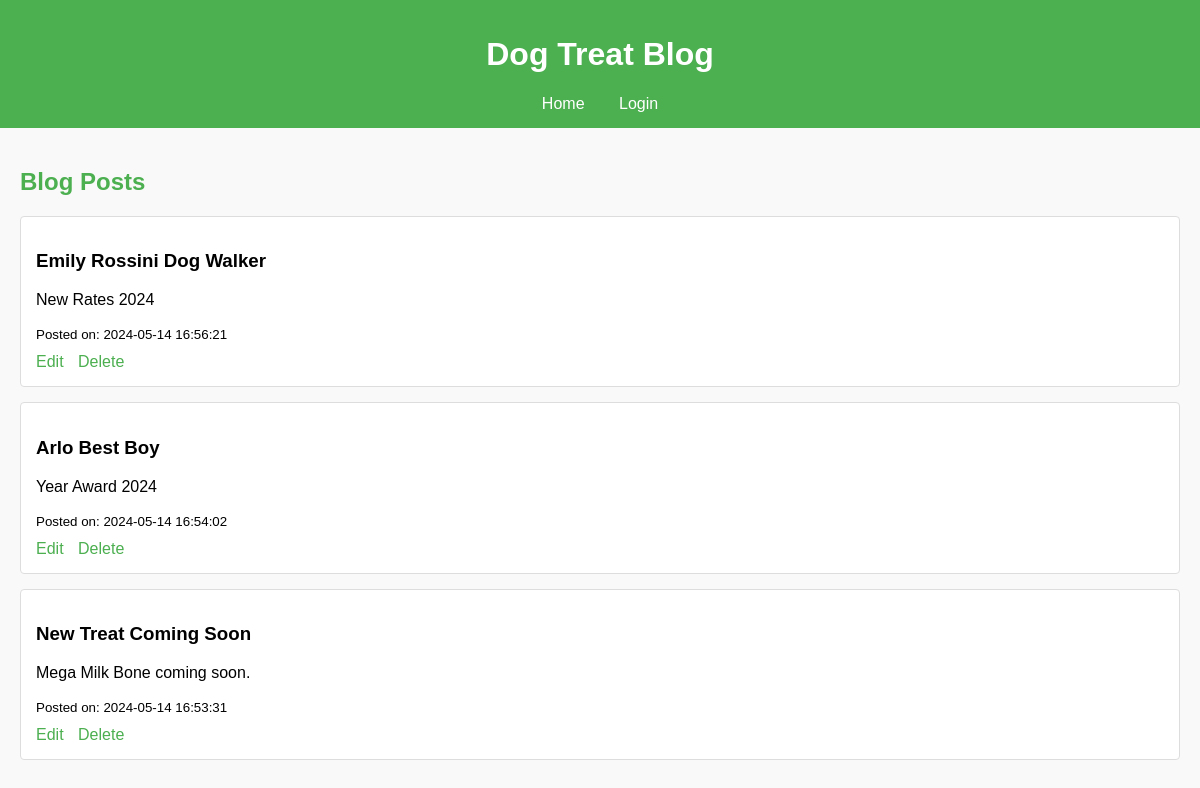
The page / on the database its author committed.
### tables this page shows
CREATE TABLE posts (
            id INTEGER PRIMARY KEY AUTOINCREMENT,
            title TEXT NOT NULL,
            content TEXT NOT NULL,
            created_at TEXT NOT NULL
        );

### app.py (the view)
@app.route('/')
def index():
    app.logger.debug("Index route called")
    conn = sqlite3.connect('blog.db')
    c = conn.cursor()
    c.execute('SELECT * FROM posts ORDER BY created_at DESC')
    posts = c.fetchall()
    conn.close()
    app.logger.debug(f"Fetched posts: {posts}")
    return render_template('index.html', posts=posts)

### templates/index.html
{% extends "base.html" %}
{% block content %}
    <h2>Blog Posts</h2>
    {% for post in posts %}
        <div class="post">
            <h3>{{ post[1] }}</h3>
            <p>{{ post[2] }}</p>
            <small>Posted on: {{ post[3] }}</small>
            <div class="actions">
                <a href="{{ url_for('edit_post', post_id=post[0]) }}">Edit</a>
                <a href="{{ url_for('delete_post', post_id=post[0]) }}">Delete</a>
            </div>
        </div>
    {% endfor %}
{% endblock %}

### templates/base.html (shortened to what this page needs)
<!DOCTYPE html>
<html lang="en">
<head>
    <link rel="stylesheet" href="{{ url_for('static', filename='style.css') }}">
</head>
<body>
    <header>
        <h1>Dog Treat Blog</h1>
        <nav>
            <a href="{{ url_for('index') }}">Home</a>
            {% if 'logged_in' in session %}
                <a href="{{ url_for('new_post') }}">New Post</a>
                <a href="{{ url_for('logout') }}">Logout</a>
            {% else %}
                <a href="{{ url_for('login') }}">Login</a>
            {% endif %}
        </nav>
    </header>
    <main>
        {% block content %}{% endblock %}
    </main>
</body>
</html>

### static/style.css (style rules this page uses)
body { font-family: Arial, sans-serif; margin: 0; padding: 0; background-color: #f9f9f9; }
header { background-color: #4CAF50; color: white; padding: 15px; text-align: center; }
nav a { color: white; text-decoration: none; margin: 0 15px; }
main { padding: 20px; }
h2 { color: #4CAF50; }
.post { background-color: white; padding: 15px; margin: 15px 0; border: 1px solid #ddd; border-radius: 4px; }
.actions { margin-top: 10px; }
.actions a { color: #4CAF50; text-decoration: none; margin-right: 10px; }

### rows shown on the page
posts: title "Emily Rossini Dog Walker", content "New Rates 2024", created_at "2024-05-14 16:56:21"
posts: title "Arlo Best Boy", content "Year Award 2024", created_at "2024-05-14 16:54:02"
posts: title "New Treat Coming Soon", content "Mega Milk Bone coming soon.", created_at "2024-05-14 16:53:31"
